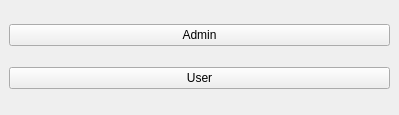
<?xml version="1.0" encoding="UTF-8"?>
<ui version="4.0">
 <class>MainWindow</class>
 <widget class="QMainWindow" name="MainWindow">
  <property name="geometry">
   <rect>
    <x>0</x>
    <y>0</y>
    <width>399</width>
    <height>115</height>
   </rect>
  </property>
  <property name="windowTitle">
   <string>ChocAn</string>
  </property>
  <widget class="QWidget" name="centralwidget">
   <layout class="QVBoxLayout" name="verticalLayout">
    <item>
     <widget class="QPushButton" name="admin_button">
      <property name="text">
       <string>Admin</string>
      </property>
     </widget>
    </item>
    <item>
     <widget class="QPushButton" name="user_button">
      <property name="enabled">
       <bool>true</bool>
      </property>
      <property name="text">
       <string>User</string>
      </property>
     </widget>
    </item>
   </layout>
  </widget>
 </widget>
 <resources/>
 <connections/>
 <slots>
  <slot>toUserUI()</slot>
  <slot>toAdminUI()</slot>
 </slots>
</ui>
